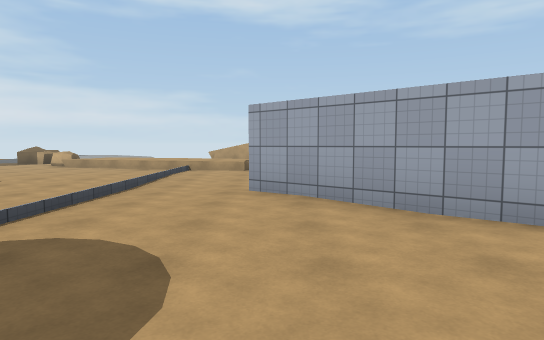
view 1 (above)

24 first-person views from a walk through a 3-D level made in the Unity game engine. The camera is 1.4 m above the floor, tilts 4° down and sees 75° across. The floor is counted in squares, 1.95 m on a side. Each view is taken from the middle of a square. On the plan, view 1 faces up. The plan holds only what a view shows up to about 11 squares ahead; the rest is blank. The place goes on beyond the plan. The player character is not drawn. Surface patterns are stand-ins for the level's own textures.

view 2
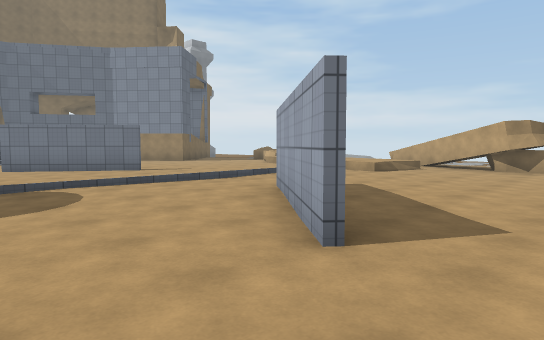

view 3
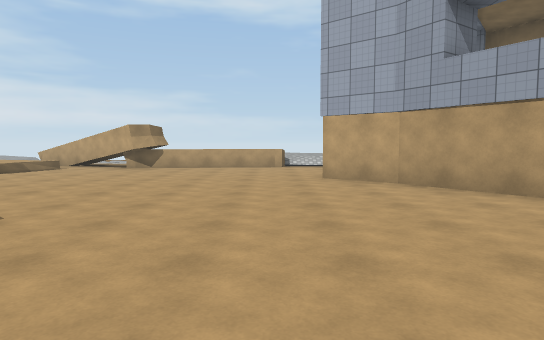

view 4
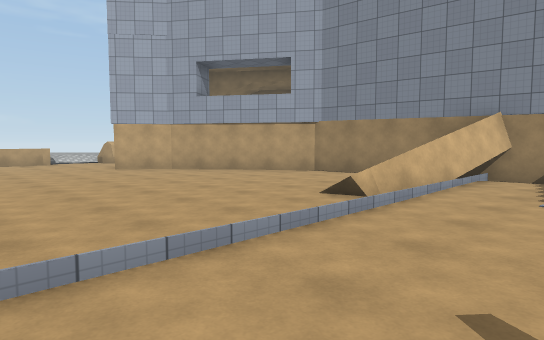

view 5
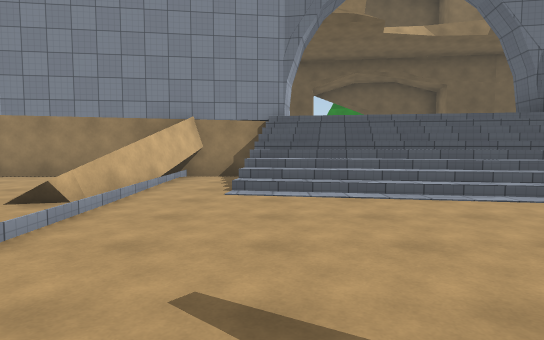

view 6
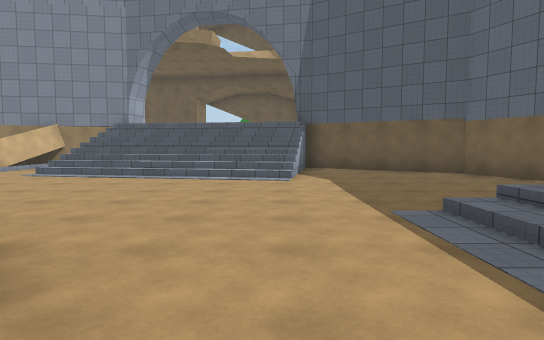

view 7
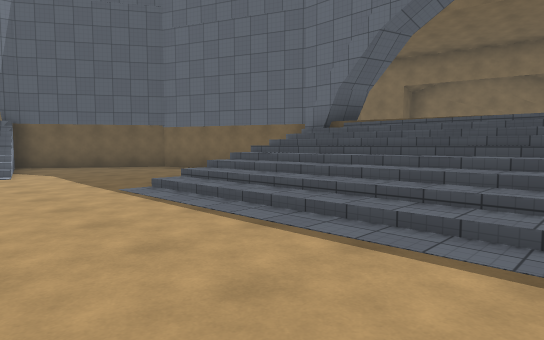

view 8
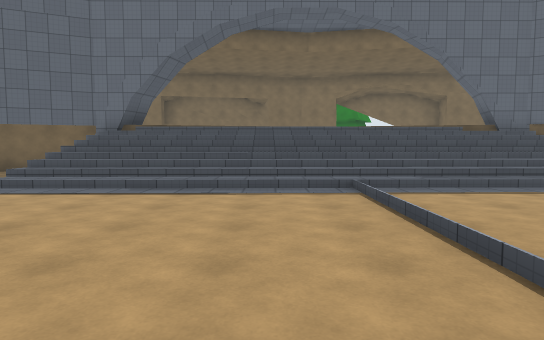

view 9
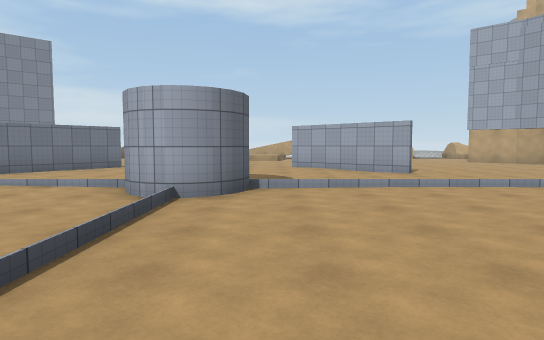

view 10
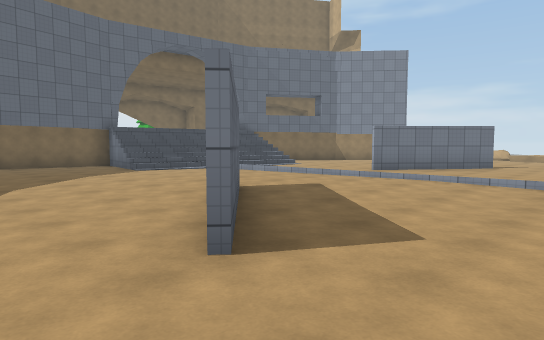

view 11
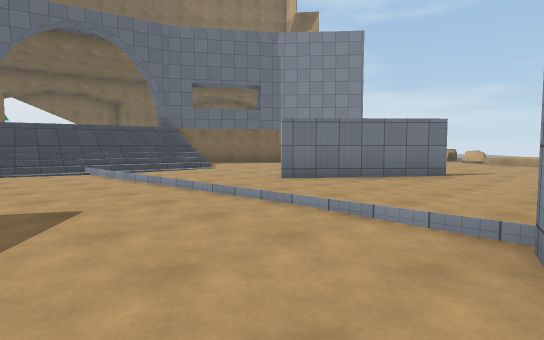

view 12
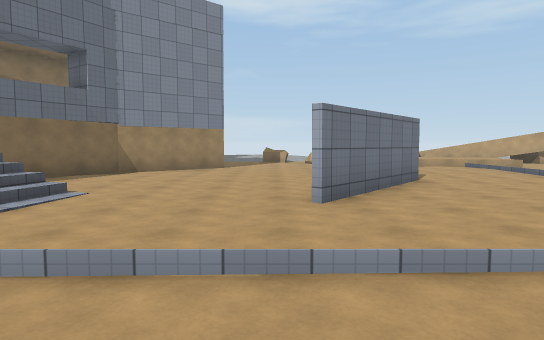

view 13
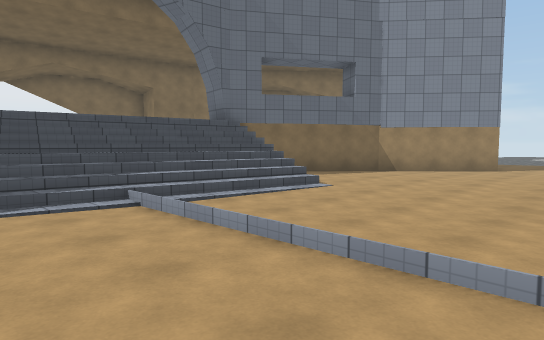

view 14
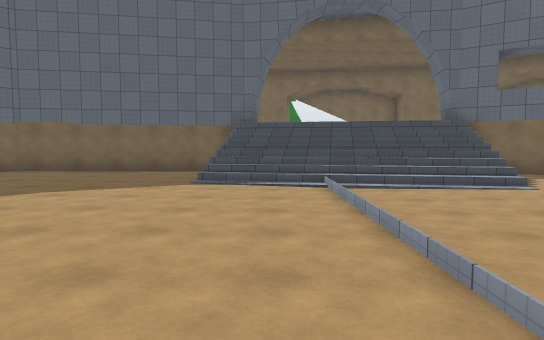

view 15
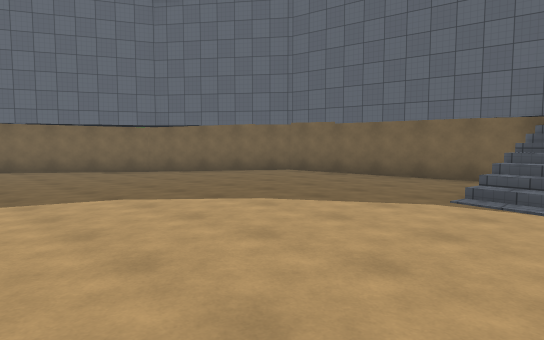

view 16
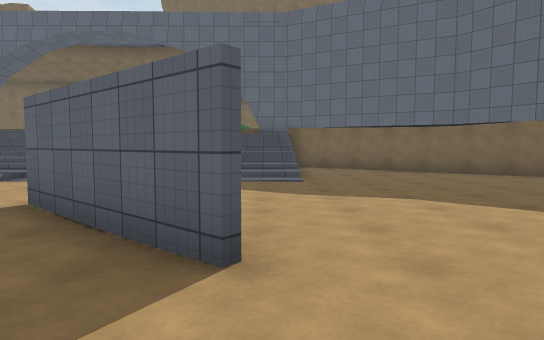

view 17
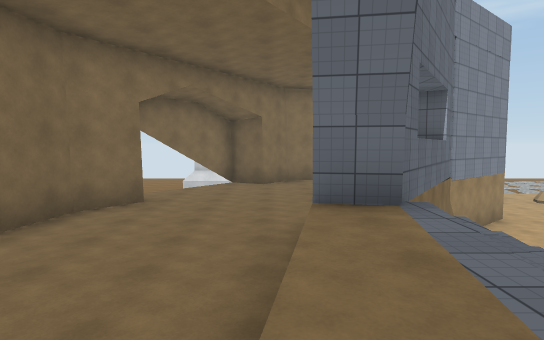

view 18
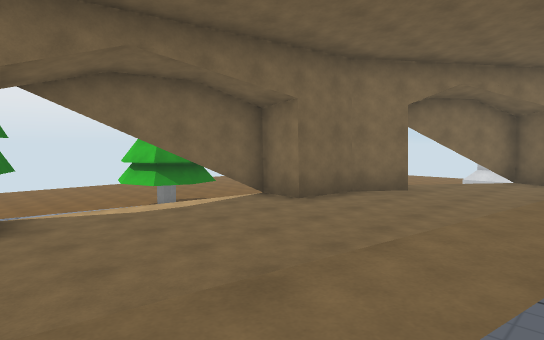

view 19
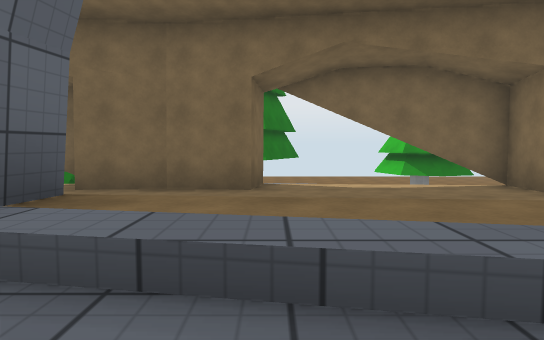

view 20
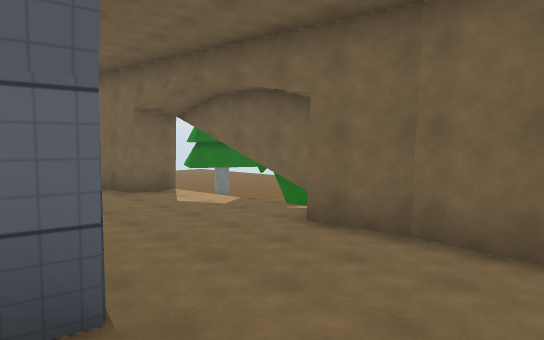

view 21
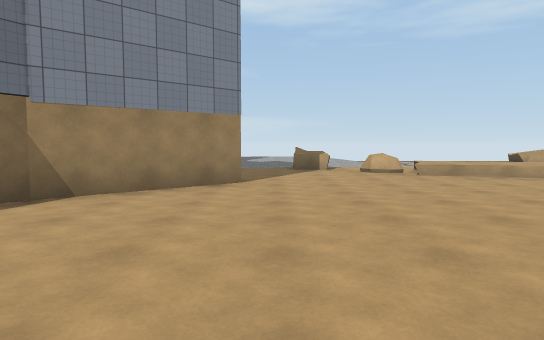

view 22
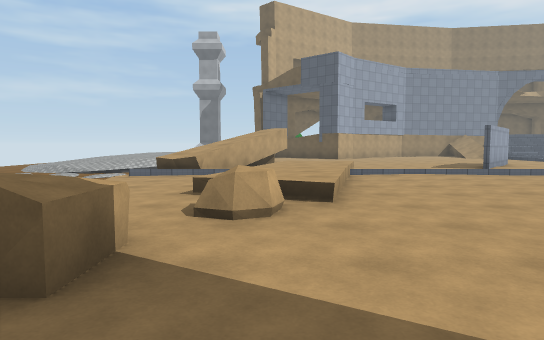

view 23
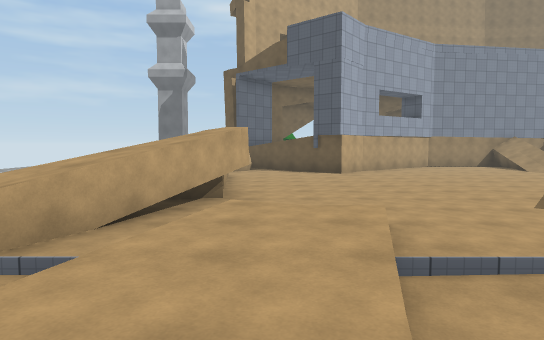

view 24
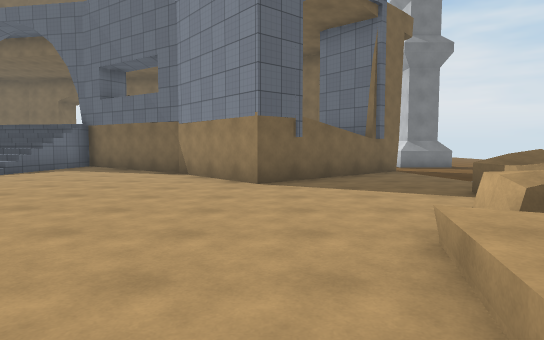

### Floor plan
Key: @ floor where view 1 was taken; # wall or solid block; . main floor; : floor 0.5 m higher than the main floor; + floor 1.75 m higher than the main floor; * floor 2.5 m higher than the main floor; % floor 2.75 m higher than the main floor; / step, stairs or slope; = window, fence, low wall or low ledge; ^ raised ledge.
Columns run from 25 left of view 1 to 11 right of it. Each row starts with its distance up from view 1.
 14              ///^......^^#
 13            ##...^.///...^##
 12           ## .....^/::://.##=/...
 11       ###+   /.....//::::........
 10       #+++   ##.......//:........
  9      /++++  ##...................#
  8      +++++ ##....................##
  7     ##++++##......................##
  6     #+++++#........................#
  5    ##++++ #.......##.....##........##
  4    =+++++##/.....##.......##........#
  3    =++++=%///....#.... .............#
  2    =++++=%///......... .............#
  1   /+++++/////.........  ........//  #
  0   /+++++*/////////////##/@/////////=#
 -1    #++++*////.........##.............
 -2    #++++##///.....................///
 -3    #++++#.........#......... ....////
 -4    #++++#.........##.......  ....////
 -5    #+++ ##.........##...... .....////
 -6 #  /+++  #.......................///
 -7 #  /+++  #.......................///
 -8    /++   #.........................##
 -9     #+   ##....../////////////.....##
-10     #     ##.....////////////=.....#
-11            ##..../////////////....##
-12             ##...////////////  .###
-13              ###.////////////####
-14                 ##//        ##

Positions as (right, up) in squares from view 1, and headings:
1: (0, 0), facing up
2: (4, 1), facing up-left
3: (6, 1), facing up
4: (3, -2), facing up-right
5: (3, -2), facing right
6: (0, -7), facing right
7: (-2, -6), facing down-right
8: (-1, -3), facing down
9: (-1, -6), facing up
10: (-3, -7), facing up-left
11: (-3, -3), facing up-left
12: (-9, -2), facing up
13: (-8, -2), facing up-left
14: (-6, -1), facing left
15: (-8, -1), facing down-left
16: (-8, -1), facing down
17: (-17, 0), facing up
18: (-16, -1), facing up-left
19: (-15, 0), facing left
20: (-17, 0), facing down-left
21: (-10, 3), facing up
22: (-11, 12), facing right
23: (-5, 11), facing right
24: (-4, 10), facing left
